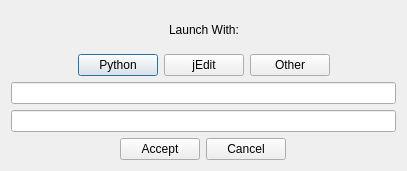
<?xml version="1.0" encoding="UTF-8"?>
<ui version="4.0">
 <class>Dialog</class>
 <widget class="QDialog" name="Dialog">
  <property name="geometry">
   <rect>
    <x>0</x>
    <y>0</y>
    <width>407</width>
    <height>171</height>
   </rect>
  </property>
  <property name="windowTitle">
   <string>Dialog</string>
  </property>
  <layout class="QGridLayout" name="gridLayout_3">
   <item row="0" column="0">
    <layout class="QGridLayout" name="gridLayout">
     <item row="0" column="0">
      <layout class="QHBoxLayout" name="horizontalLayout">
       <item>
        <spacer name="horizontalSpacer">
         <property name="orientation">
          <enum>Qt::Horizontal</enum>
         </property>
         <property name="sizeHint" stdset="0">
          <size>
           <width>148</width>
           <height>20</height>
          </size>
         </property>
        </spacer>
       </item>
       <item>
        <widget class="QLabel" name="LaunchWith">
         <property name="text">
          <string>Launch With:</string>
         </property>
         <property name="alignment">
          <set>Qt::AlignCenter</set>
         </property>
        </widget>
       </item>
       <item>
        <spacer name="horizontalSpacer_2">
         <property name="orientation">
          <enum>Qt::Horizontal</enum>
         </property>
         <property name="sizeHint" stdset="0">
          <size>
           <width>148</width>
           <height>20</height>
          </size>
         </property>
        </spacer>
       </item>
      </layout>
     </item>
     <item row="1" column="0">
      <layout class="QHBoxLayout" name="horizontalLayout_2">
       <item>
        <spacer name="horizontalSpacer_6">
         <property name="orientation">
          <enum>Qt::Horizontal</enum>
         </property>
         <property name="sizeHint" stdset="0">
          <size>
           <width>38</width>
           <height>20</height>
          </size>
         </property>
        </spacer>
       </item>
       <item>
        <widget class="QPushButton" name="Python">
         <property name="text">
          <string>Python</string>
         </property>
        </widget>
       </item>
       <item>
        <widget class="QPushButton" name="jEdit">
         <property name="text">
          <string>jEdit</string>
         </property>
        </widget>
       </item>
       <item>
        <widget class="QPushButton" name="Other">
         <property name="text">
          <string>Other</string>
         </property>
        </widget>
       </item>
       <item>
        <spacer name="horizontalSpacer_5">
         <property name="orientation">
          <enum>Qt::Horizontal</enum>
         </property>
         <property name="sizeHint" stdset="0">
          <size>
           <width>38</width>
           <height>20</height>
          </size>
         </property>
        </spacer>
       </item>
      </layout>
     </item>
     <item row="4" column="0">
      <layout class="QHBoxLayout" name="horizontalLayout_3">
       <item>
        <spacer name="horizontalSpacer_3">
         <property name="orientation">
          <enum>Qt::Horizontal</enum>
         </property>
         <property name="sizeHint" stdset="0">
          <size>
           <width>118</width>
           <height>20</height>
          </size>
         </property>
        </spacer>
       </item>
       <item>
        <widget class="QPushButton" name="Accept">
         <property name="text">
          <string>Accept</string>
         </property>
        </widget>
       </item>
       <item>
        <widget class="QPushButton" name="Cancel">
         <property name="text">
          <string>Cancel</string>
         </property>
        </widget>
       </item>
       <item>
        <spacer name="horizontalSpacer_4">
         <property name="orientation">
          <enum>Qt::Horizontal</enum>
         </property>
         <property name="sizeHint" stdset="0">
          <size>
           <width>118</width>
           <height>20</height>
          </size>
         </property>
        </spacer>
       </item>
      </layout>
     </item>
     <item row="2" column="0">
      <widget class="QLineEdit" name="commandEdit"/>
     </item>
     <item row="3" column="0">
      <widget class="QLineEdit" name="scriptEdit"/>
     </item>
    </layout>
   </item>
  </layout>
 </widget>
 <resources/>
 <connections/>
</ui>
